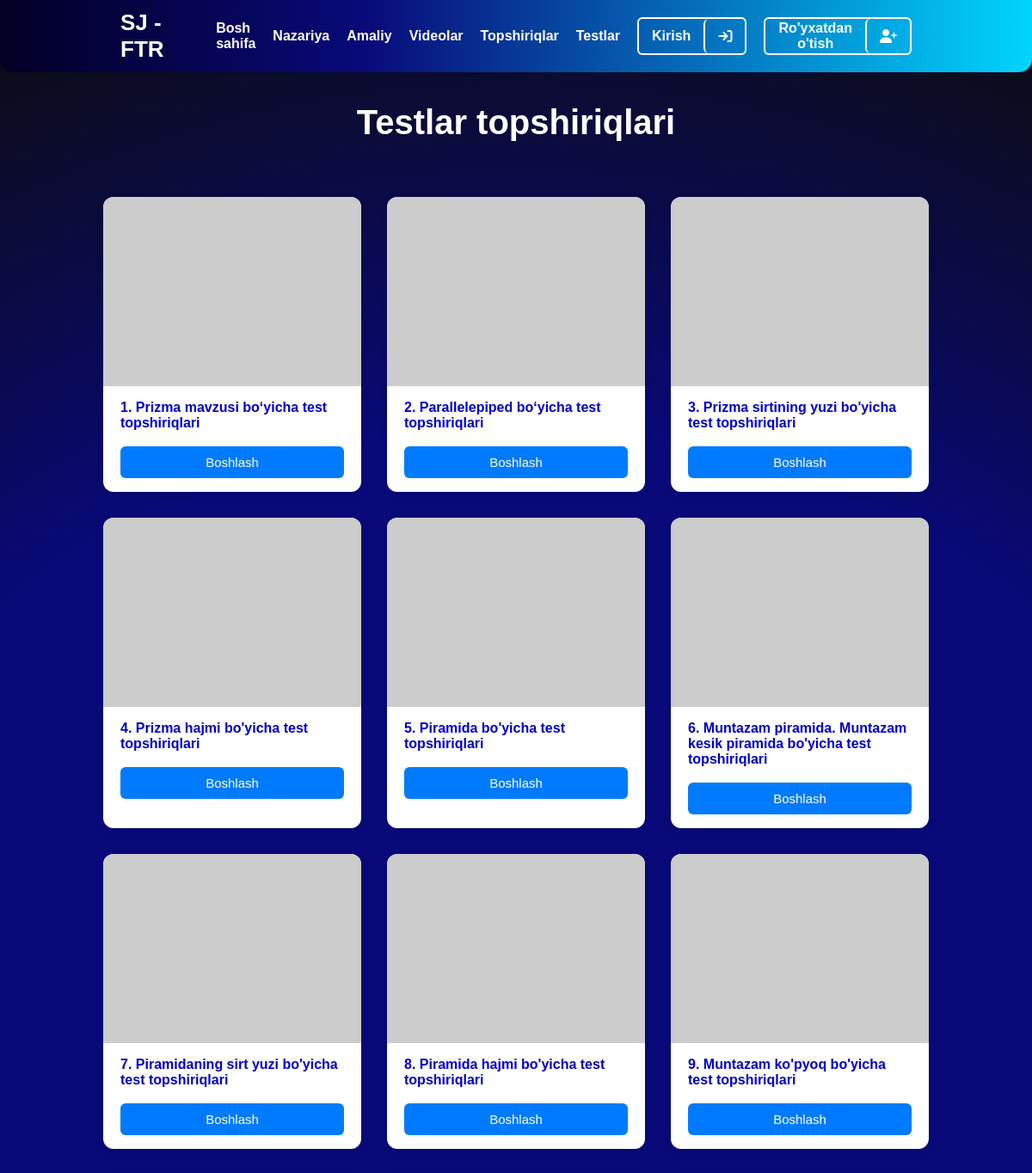
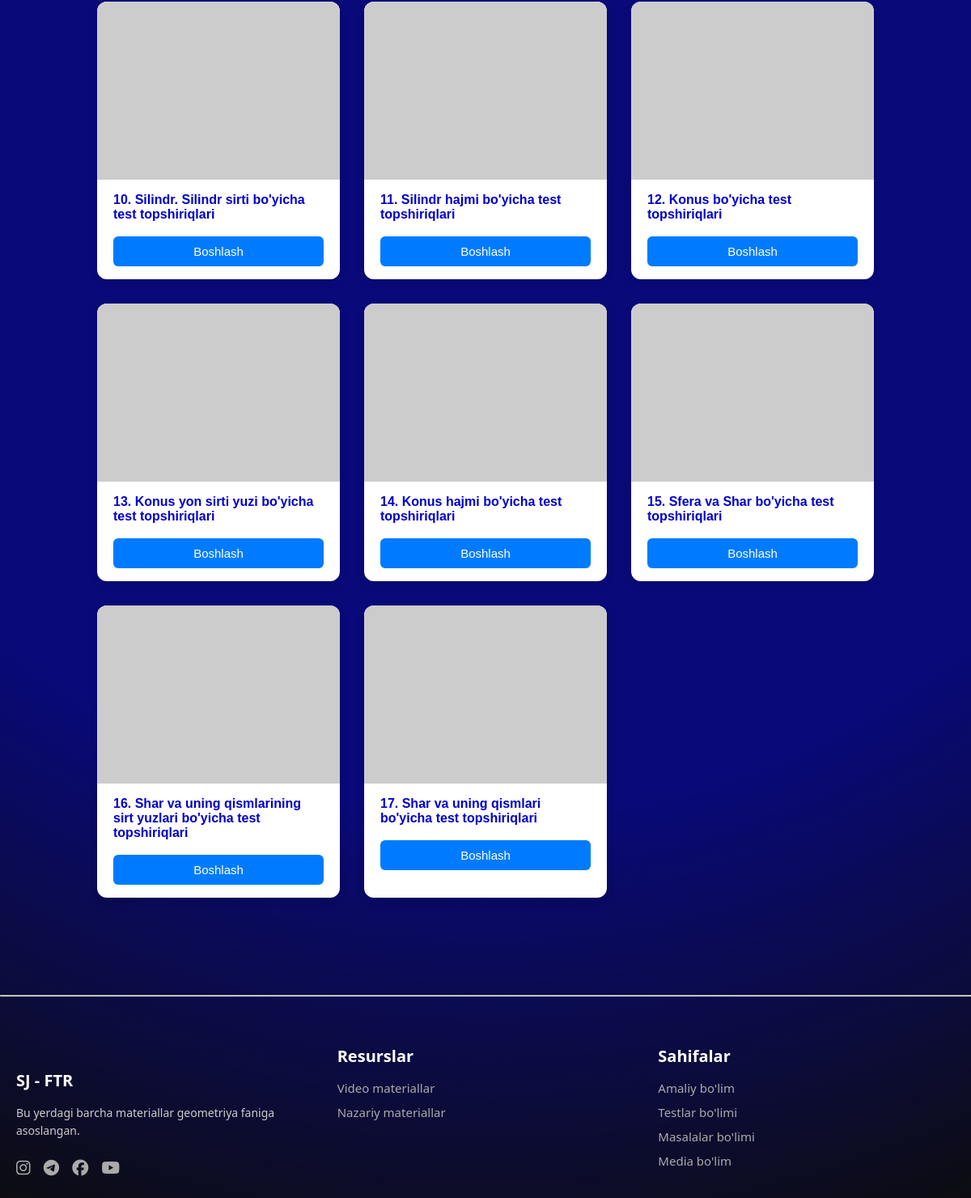
Page /test/ on the committed database (2 pictures, top to bottom).
### main/models.py (models this page shows, shortened)
class Test(models.Model):
    sarlavha = models.CharField(max_length=255)
    tartib_raqami = models.PositiveIntegerField()
    nazariy_mavzu = models.ForeignKey('NazariyMavzular', on_delete=models.CASCADE, related_name='testlar')
    class Meta:
        ordering = ['tartib_raqami']

### main/views.py (the view)
# urls.py: path('test/', views.test_qisim, name='test'),
def test_qisim(request):
    testlar = Test.objects.all()
    context = {
        'testlar': testlar,
    }
    return render(request, 'main/test.html', context)

### template/main/test.html (shortened to what this page needs)
{% extends "main/base.html" %}
{% load static %}
{% block content %}
<section class="video_section ">
    <h2 style="text-align: center; font-size: 2.5rem;">Testlar topshiriqlari</h2>
    <div class="video">
        {% for test in testlar %}
        <div class="video-card">
            <div class="top test"></div>
            <div class="footer">
                <h2 style=" margin: 0; padding: 0; text-align: left; font-size: 1rem; color: #0000cc">{{ test.tartib_raqami }}. {{ test.sarlavha }}</h2>
                <br>
                {% if not user.is_authenticated %}
                    <a href="#" data-bs-toggle="modal" data-bs-target="#authModal">
                        <button onclick="showAuthModal()">Boshlash</button>
                    </a>
                {% else %}
                    <a href="{% url 'test_detail' test.id  %}" >
                        <button>Boshlash</button>
                    </a>
                {% endif %}
            </div>
        </div>
        {% endfor %}
    </div>
</section>
{% endblock %}

### static/main/style.css (style rules this page uses)
* { margin: 0; padding: 0; box-sizing: border-box; }
body { font-family: Arial, sans-serif; background: #090979; background: radial-gradient(circle, rgba(9, 9, 121, 1) 60%, rgba(13, 13, 13, 1) 100%); }
.video { padding: 40px 0px; margin: 0 auto; }
.video_section h2 { font-size: 28px; margin-bottom: 24px; color: #ffffff; font-weight: 600; margin-top: 40px; }
.video { display: grid; grid-template-columns: repeat(auto-fit, minmax(300px, 1fr)); gap: 30px; max-width: 1100px; margin: auto; }
.video-card { background-color: #ffffff; border-radius: 12px; overflow: hidden; box-shadow: 0 4px 12px rgba(0, 0, 0, 0.08); transition: transform 0.3s ease, box-shadow 0.3s ease; }
.video-card .top { height: 220px; background-color: #ccc; background-size: cover; background-position: center; background-image: url(images/video_bg2.png); }
.video-card .footer { padding: 16px 20px; }
.video-card .footer button { background-color: #007BFF; color: #fff; border: none; width: 100%; font-size: 15px; padding: 10px 18px; border-radius: 6px; cursor: pointer; transition: background-color 0.3s ease, transform 0.2s; }
.video-card .test { background-image: url(images/test.png); }

### rows in the picture
Test: tartib_raqami "1", sarlavha "Prizma mavzusi bo‘yicha test topshiriqlari"
Test: tartib_raqami "2", sarlavha "Parallelepiped bo‘yicha test topshiriqlari"
Test: tartib_raqami "3", sarlavha "Prizma sirtining yuzi bo'yicha test topshiriqlari"
Test: tartib_raqami "4", sarlavha "Prizma hajmi bo'yicha test topshiriqlari"
Test: tartib_raqami "5", sarlavha "Piramida bo'yicha test topshiriqlari"
Test: tartib_raqami "6", sarlavha "Muntazam piramida. Muntazam kesik piramida bo'yicha test topshiriqlari"
Test: tartib_raqami "7", sarlavha "Piramidaning sirt yuzi bo'yicha test topshiriqlari"
Test: tartib_raqami "8", sarlavha "Piramida hajmi bo'yicha test topshiriqlari"
Test: tartib_raqami "9", sarlavha "Muntazam ko'pyoq bo'yicha test topshiriqlari"
Test: tartib_raqami "10", sarlavha "Silindr. Silindr sirti bo'yicha test topshiriqlari"
Test: tartib_raqami "11", sarlavha "Silindr hajmi bo'yicha test topshiriqlari"
Test: tartib_raqami "12", sarlavha "Konus bo'yicha test topshiriqlari"
Test: tartib_raqami "13", sarlavha "Konus yon sirti yuzi bo'yicha test topshiriqlari"
Test: tartib_raqami "14", sarlavha "Konus hajmi bo'yicha test topshiriqlari"
Test: tartib_raqami "15", sarlavha "Sfera va Shar bo'yicha test topshiriqlari"
Test: tartib_raqami "16", sarlavha "Shar va uning qismlarining sirt yuzlari bo'yicha test topshiriqlari"
Test: tartib_raqami "17", sarlavha "Shar va uning qismlari bo'yicha test topshiriqlari"
